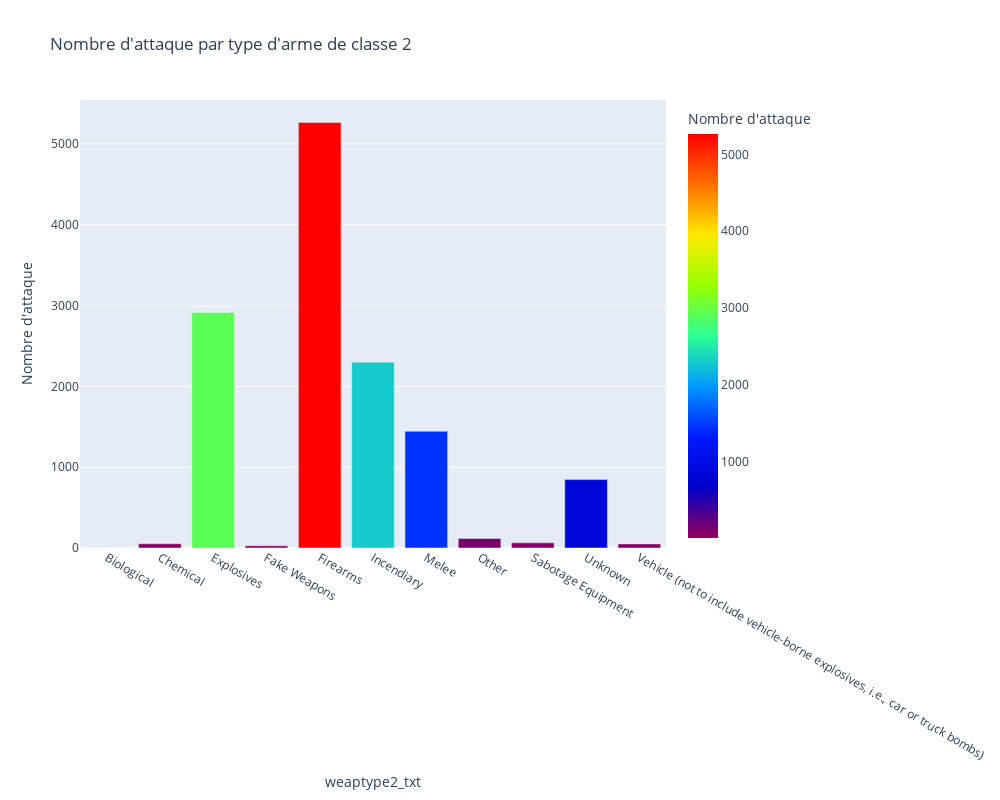

Notebook source saved alongside this figure:
### Code cell
counts2 = cleaned_data.groupby(['weaptype2_txt']).size().reset_index(name="Nombre d'attaque")
counts2 = supprimer_valeurs(counts2,"weaptype2_txt", ["''"])
fig = px.bar(counts2, x= "weaptype2_txt", y="Nombre d'attaque", height=800, width=1000,color="Nombre d'attaque",color_continuous_scale=px.colors.sequential.Rainbow, orientation='v', title="Nombre d'attaque par type d'arme de classe 2")
fig.show()

### Figure 1 — Plotly figure (JSON) as saved in the notebook; plotly's stock layout.template omitted (floating-point values rounded to 4 significant figures)
{"data": [{"alignmentgroup": "True", "hovertemplate": "weaptype2_txt=%{x}<br>Nombre d'attaque=%{marker.color}<extra></extra>", "legendgroup": "", "marker": {"color": [1, 53, 2914, 27, 5265, 2298, 1445, 118, 64, 846, 51], "coloraxis": "coloraxis", "pattern": {"shape": ""}}, "name": "", "offsetgroup": "", "orientation": "v", "showlegend": false, "textposition": "auto", "type": "bar", "x": ["Biological", "Chemical", "Explosives", "Fake Weapons", "Firearms", "Incendiary", "Melee", "Other", "Sabotage Equipment", "Unknown", "Vehicle (not to include vehicle-borne explosives, i.e., car or truck bombs)"], "xaxis": "x", "y": [1, 53, 2914, 27, 5265, 2298, 1445, 118, 64, 846, 51], "yaxis": "y"}], "layout": {"barmode": "relative", "coloraxis": {"colorbar": {"title": {"text": "Nombre d'attaque"}}, "colorscale": [[0, "rgb(150,0,90)"], [0.125, "rgb(0,0,200)"], [0.25, "rgb(0,25,255)"], [0.375, "rgb(0,152,255)"], [0.5, "rgb(44,255,150)"], [0.625, "rgb(151,255,0)"], [0.75, "rgb(255,234,0)"], [0.875, "rgb(255,111,0)"], [1, "rgb(255,0,0)"]]}, "height": 800, "legend": {"tracegroupgap": 0}, "title": {"text": "Nombre d'attaque par type d'arme de classe 2"}, "width": 1000, "xaxis": {"anchor": "y", "domain": [0, 1], "title": {"text": "weaptype2_txt"}}, "yaxis": {"anchor": "x", "domain": [0, 1], "title": {"text": "Nombre d'attaque"}}}}
